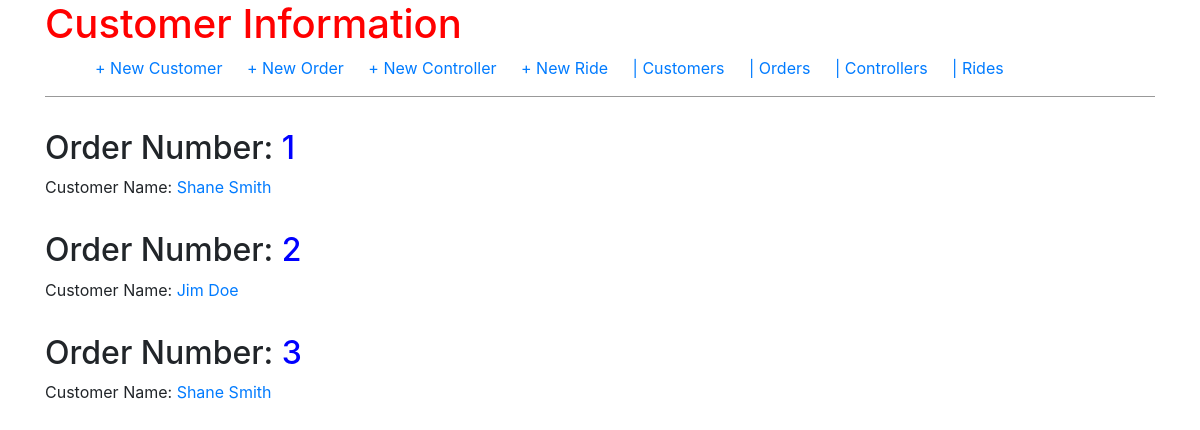
/order/, run on an earlier commit of the app's database.
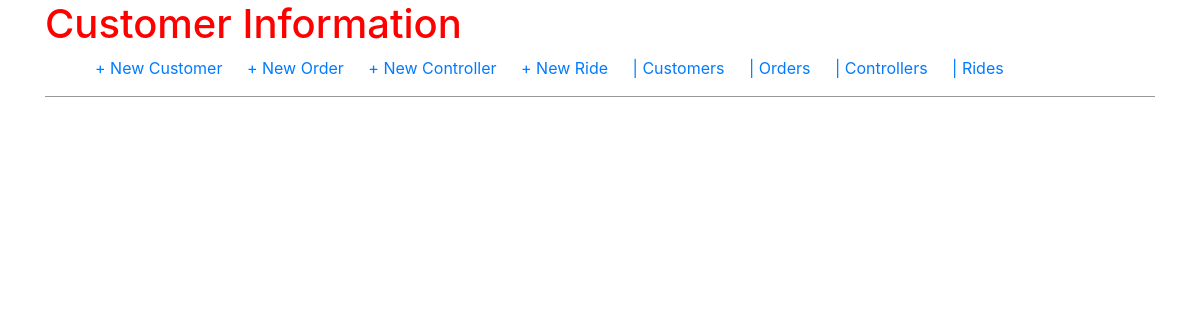
And on a later commit of the database.
### orders/models.py (models this page shows, shortened)
class Order(models.Model):
    order_number = models.AutoField(primary_key=True)
    customer_number = models.ForeignKey(Customer, on_delete=models.CASCADE, related_name='orders')
    date_created = models.DateField(auto_now_add=True)
    last_updated = models.DateField(auto_now=True)
    description = models.CharField(max_length=200, null=True, blank=True)
    ride = models.ForeignKey(Ride, on_delete=models.CASCADE, related_name='orders', null=True)

class Customer(models.Model):
    customer_name = models.CharField(max_length=100)
    customer_phone_number = models.CharField(max_length=10)
    customer_email = models.EmailField()
    customer_business_name = models.CharField(max_length=200)
    def __str__(self):
        return self.customer_name

### orders/views.py (the view)
# urls.py: path('order/', views.OrderListView.as_view(), name='order_list'),
class OrderListView(ListView):
    model = Order
    template_name = 'order_list.html'

### templates/order_list.html
{% extends 'base.html' %}
{% block content %}
{% for order in object_list %}
<div class="post-entry">
    <h2>Order Number: <a href="{% url 'order_detail' order.pk %}">{{ order.order_number }}</a></h2>Customer Name: <a
        href="{% url 'customer_detail' order.customer_number.pk %}"> {{ order.customer_number }}</a> </h2>
</div>
{% endfor %}
{% endblock content %}

What changed in the data, as far as the page shows it:
removed Order: order_number "1", customer_number "Shane Smith"
removed Order: order_number "2", customer_number "Jim Doe"
removed Order: order_number "3", customer_number "Shane Smith"
